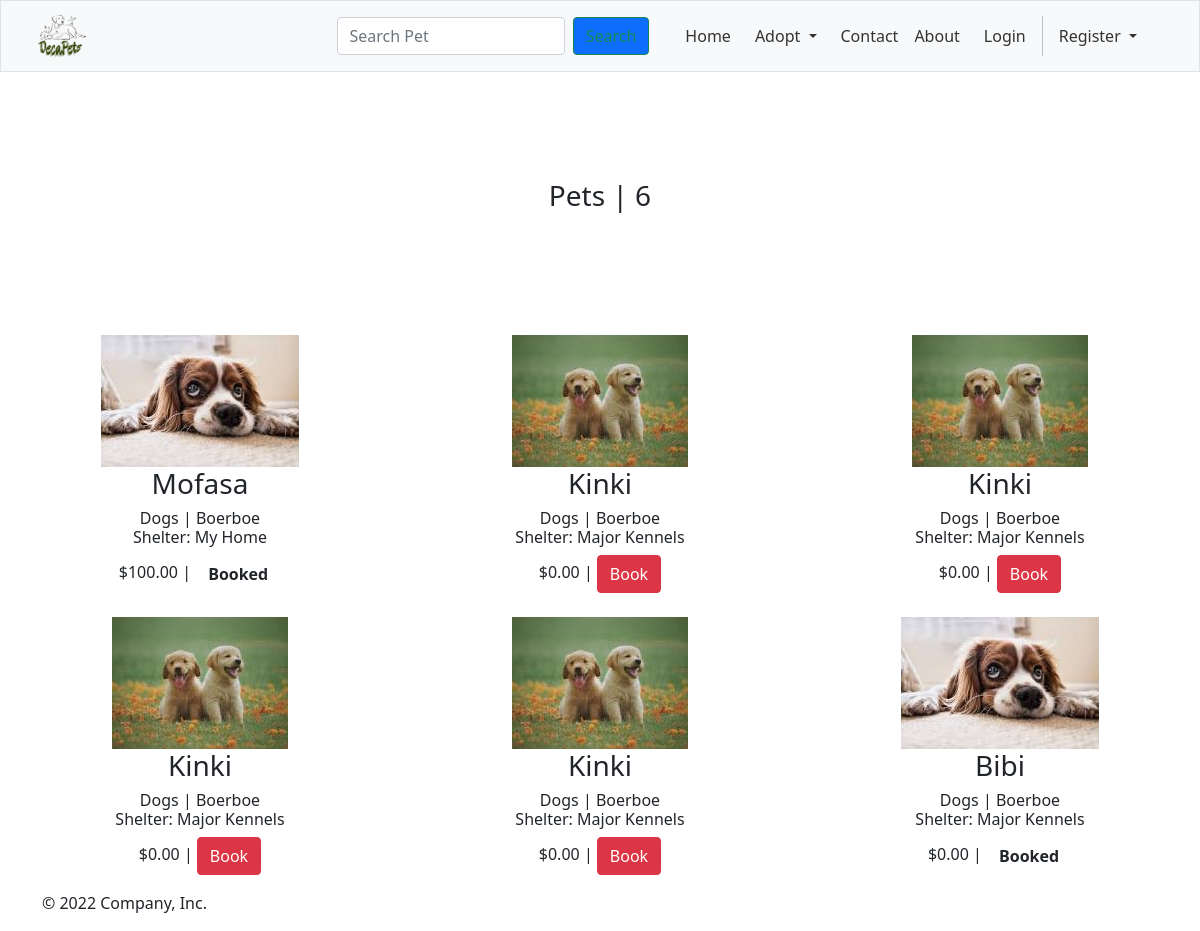
Page /pets?a=get_pets on the committed database.
### tables this page shows
CREATE TABLE pet(
                id INTEGER PRIMARY KEY AUTOINCREMENT NOT NULL,
                pet_name TEXT,
                category_id INTEGER,
                subcategory_id INTEGER,
                shelter_home_id INTEGER,
                user_id INTEGER,
                pet_description TEXT,
                age TEXT,
                pet_status TEXT,
                pet_image_url TEXT,
                upload_date TEXT, price CURRENCY DEFAULT 0,
                FOREIGN KEY(category_id) REFERENCES category(id),
                FOREIGN KEY(user_id) REFERENCES user(id),
                FOREIGN KEY(subcategory_id) REFERENCES subcategory(id),
                FOREIGN KEY(shelter_home_id) REFERENCES shelter_home(id)
            );

CREATE TABLE category (
                id INTEGER PRIMARY KEY AUTOINCREMENT NOT NULL,
                name TEXT
                
            );

CREATE TABLE subcategory (
                id INTEGER PRIMARY KEY AUTOINCREMENT NOT NULL,
                name TEXT,
                category_id INTEGER,
                FOREIGN KEY(category_id) REFERENCES category(id)
                
            );

CREATE TABLE shelter_home(
                id INTEGER PRIMARY KEY AUTOINCREMENT NOT NULL,
                shelter_home_name TEXT,
                email TEXT UNIQUE,
                description TEXT,
                address TEXT,
                registration_date TEXT
            );

### app.py (the view, shortened to what this page needs)
@app.route("/pets", methods=["GET", "POST"])
def pets():
    if request.method == "GET":
        action = request.args.get("a")
        if action == "add_pet":
            shelter_homes = db.execute("SELECT id, shelter_home_name FROM shelter_home")
            return render_template("admin/add_pet_form.html", shelter_homes = shelter_homes)
        if action == 'get_pets':
            pty = request.args.get("pty")
            val = request.args.get("val")
            if pty is not None:
                query = "SELECT pet.*, category.name AS category_name, subcategory.name AS subcategory_name, shelter_home_name FROM pet JOIN category ON pet.category_id = category.id JOIN subcategory ON subcategory.id = pet.subcategory_id JOIN shelter_home ON shelter_home.id = pet.shelter_home_id WHERE pet."+ pty + " = "+ val
                pets = db.execute(query)
                pets = db.execute("SELECT pet.*, category.name AS category_name, subcategory.name AS subcategory_name, shelter_home_name FROM pet JOIN category ON pet.category_id = category.id JOIN subcategory ON subcategory.id = pet.subcategory_id JOIN shelter_home ON shelter_home.id = pet.shelter_home_id WHERE pet.category_id = ?", val)
            else:
                pets = db.execute("SELECT pet.*, category.name AS category_name, subcategory.name AS subcategory_name, shelter_home_name FROM pet JOIN category ON pet.category_id = category.id JOIN subcategory ON subcategory.id = pet.subcategory_id JOIN shelter_home ON shelter_home.id = pet.shelter_home_id ORDER BY pet.id DESC")
            message = "No pets in this category yet"
            if pets:
                message = "Your Pets Are Here"
            return render_template("pets.html",pets=pets, message = message)

### app.py (called while the page is built)
@app.after_request
def after_request(response):
    response.headers["Cache-Control"] = "no-cache, no-store, must-revalidate"
    response.headers["Expires"] = 0
    response.headers["Pragma"] = "no-cache"
    return response

### helpers.py (called while the page is built)
def usd(value):
    return f"${value:,.2f}"

### templates/pets.html (shortened to what this page needs)
{% extends "layout.html" %}
{% block main %}
    <div class="row">
        <div class="col-sm-12 p-5">
            <h3>Pets | {{pets|length}}</h3>
        </div>
    </div>
    <div class="row">
        {% for p in pets%}
            <div class="col-sm-4 my-2">
                <div>
                    <img src="{{p.pet_image_url}}" class="img-fluid" alt="{{p.pet_name}}" />
                </div>
                <div>
                    <h3>{{p.pet_name}}</h3>
                    <h6>{{p.category_name}} | {{p.subcategory_name}}  <br> Shelter: {{p.shelter_home_name}}</h6>
                    <h6>{{p.price | usd}} |
                        {% if p.pet_status == 'Available' %}
                        <a href="/bookings?a=add_to_cart&id={{p.id}}&price={{p.price}}&quantity=1" class="btn btn-danger">Book</a></h6>
                        {% else %}
                            <span class="btn font-weight-bolder">{{ p.pet_status }}</span>
                        {% endif %}
                </div>
            </div>
        {% endfor %}
    </div>
{% endblock %}

### templates/layout.html (shortened to what this page needs)
<!DOCTYPE html>
<html lang="en">
<head>
    <link rel="stylesheet" href="https://cdn.jsdelivr.net/npm/bootstrap@4.5.3/dist/css/bootstrap.min.css"
>
    <link href="css/style.css" rel="stylesheet">
    <link href="https://cdn.jsdelivr.net/npm/bootstrap@5.1.3/dist/css/bootstrap.min.css"
 rel="stylesheet">
    <link href="/static/decapet_style/style.css" rel="stylesheet">
</head>
<body>
        <header
        class="bg-light border navbar navbar-expand-md navbar-light justify-content-center">
            <a href="/" class="d-flex align-items-center col-md-3 mb-2 mb-md-0 text-dark text-decoration-none">
                <img src="/static/decapet_images/decapet_logo.png" alt="decapet logo" width="57" height="42">
            </a>
            <nav class="navbar navbar-light bg-light">
                <div class="container-fluid">
                  <form class="d-flex" action="/pets" method="get">
                    <input class="form-control me-2 lg" type="search" name="val" placeholder="Search Pet" aria-label="Search" required>
                    <button class="btn btn-outline-success btn-primary" type="submit">Search</button>
                  </form>
                </div>
              </nav>
            <ul class="nav col-12 col-md-auto mb-2 justify-content-center mb-md-0 nav-items">
                <li><a href="/" class="nav-link px-2 link-secondary nav-item link-dark">Home</a></li>
                <li class="nav-item dropdown">
                    <a class="nav-link dropdown-toggle link-dark" href="#" id="navbarDropdown" role="button"
                        data-bs-toggle="dropdown" aria-expanded="false">
                        Adopt
                    </a>
                </li>
                <li><a href="contact.html" class="nav-link px-2 link-dark">Contact</a></li>
                <li><a href="aboutus.html" class="nav-link px-2 link-dark">About</a></li>
                <ul class="nav col-12 col-md-auto mb-2 justify-content-center mb-md-0 nav-items">
                    {% if session["user_id"] %}
                    <li class="nav-item"><a class="nav-link" href="/pets?a=get_pets">Book Pet</a></li>
                    {% if session["cart"] %}
                    <li class="nav-item"><a class="nav-link" href="/bookings?a=clear_booking"> Clear Book</a></li>
                    <li class="nav-item"><a class="nav-link" href="/pets?a=get_pets">cart {{session["cart"]["pets"] |
                            length
                            }}</a></li>
                    {% endif %}
                    {% if session["is_admin"] %}
                    <li class="nav-item"><a class="nav-link" href="/admin"> Admin Panel</a></li>
                    {% endif %}
                    <li class="nav-item"><a class="nav-link" href="/user?a=get_user">Profile</a></li>
                    <li class="nav-item"><a class="nav-link" href="/logout">Log Out</a></li>
                    {% else %}
                    <li class="nav-item">
                        <a class="nav-link link-dark" href="/login">Login</a>
                    </li>
                    <li class="nav-item dropdown">
                        <a class="nav-link dropdown-toggle link-dark" href="#" id="navbarDropdown" role="button"
                            data-bs-toggle="dropdown" aria-expanded="false">
                            Register
                        </a>
                            </li>
                        </ul>
                    {% endif %}
                </ul>
        </header>
    <main class="container-fluid py-0">
        {% block main %}{% endblock %}
    </main>
    <footer class="container">
        <p>© 2022 Company, Inc.
    </footer>
</body>
</html>

### static/decapet_style/style.css (style rules this page uses)
*, *::after, *::before { box-sizing: border-box; }
.nav-link { color: #333; }
.row { margin-top: 5%; text-align: center; }

### rows in the picture
pet: pet_image_url (picture), pet_name "Mofasa", category_name "Dogs", subcategory_name "Boerboe", shelter_home_name "My Home", price "$100.00", pet_status "Booked"
pet: pet_image_url (picture), pet_name "Kinki", category_name "Dogs", subcategory_name "Boerboe", shelter_home_name "Major Kennels", price "$0.00"
pet: pet_image_url (picture), pet_name "Kinki", category_name "Dogs", subcategory_name "Boerboe", shelter_home_name "Major Kennels", price "$0.00"
pet: pet_image_url (picture), pet_name "Kinki", category_name "Dogs", subcategory_name "Boerboe", shelter_home_name "Major Kennels", price "$0.00"
pet: pet_image_url (picture), pet_name "Kinki", category_name "Dogs", subcategory_name "Boerboe", shelter_home_name "Major Kennels", price "$0.00"
pet: pet_image_url (picture), pet_name "Bibi", category_name "Dogs", subcategory_name "Boerboe", shelter_home_name "Major Kennels", price "$0.00", pet_status "Booked"

### other values in the picture
{{ pets|length }} "6"
